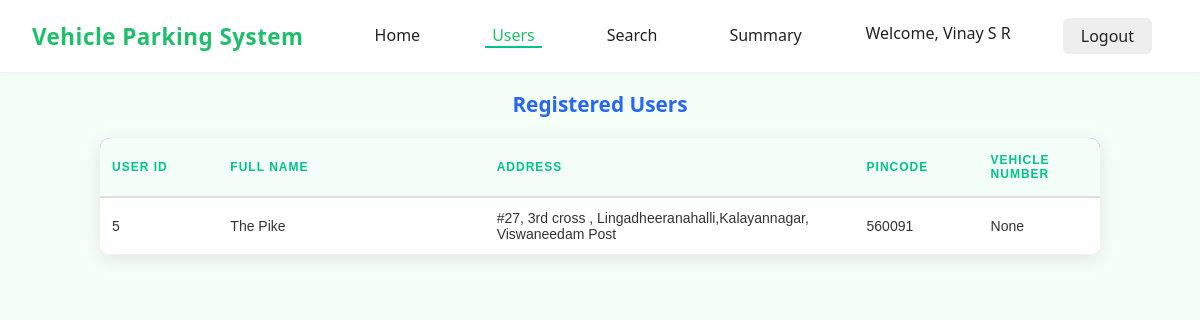
/admin/dashboard/users (signed in), run on an earlier commit of the app's database.
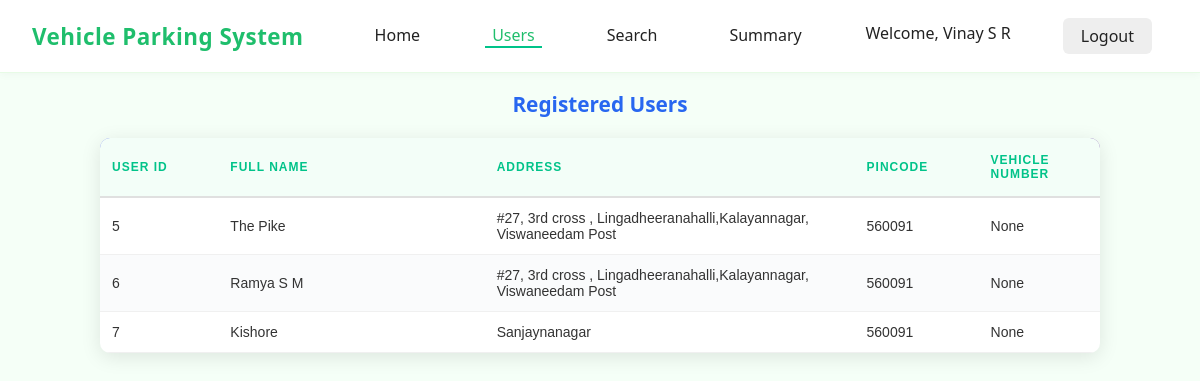
And on a later commit of the database.
### models/models.py (models this page shows)
class User(db.Model,UserMixin):
    __tablename__ = 'user'
    id = db.Column(db.Integer, primary_key=True, autoincrement=True)
    email = db.Column(db.Text, unique=True, nullable=False)
    password = db.Column(db.Text, nullable=False)
    full_name = db.Column(db.Text, nullable=False)
    address = db.Column(db.Text, nullable=False)
    pincode = db.Column(db.Text, nullable=False)
    vehicle_number = db.Column(db.Text,nullable=True)
    is_admin=db.Column(db.Text,default="user")

### controllers/controllers.py (the view)
@main.route('/admin/dashboard/users',methods=['GET'])
@login_required
@role_required('admin')
def admin_dashboard_users():
    registered_users=User.query.all()
    user_list_data={}
    if len(registered_users)>0:
        for user in registered_users:
            if user.is_admin=='user':
                user_list_data[user.id]={
                                            "full_name":user.full_name,
                                            "email":user.email,
                                            "address":user.address,
                                            "pincode":user.pincode,
                                            "vehicle_number":user.vehicle_number
                }
            else:
                 admin_name=user.full_name
    return render_template('dashboard_admin_users.html',user_list_data=user_list_data,admin_name=admin_name,name=current_user.full_name,id=current_user.id)

### app.py (called while the page is built)
def create_app():
    app = Flask(__name__, template_folder="templates")
    if os.getenv('ENV', 'development') != "production":
        print("Starting Local Development")
        app.config.from_object(LocalDevelopmentConfig)
    else:
        raise Exception("Currently no production config is setup")
    app.register_blueprint(main)
    db.init_app(app)
    login_manager = LoginManager()
    login_manager.login_view = "main.login"
    login_manager.init_app(app)
    @login_manager.user_loader
    def load_user(user_id):
        return User.query.get(int(user_id))
    return app

### controllers/controllers.py (called while the page is built)
def role_required(required_role):
    def decorator(f):
        @wraps(f)
        def decorated_function(*args, **kwargs):
            if not current_user.is_authenticated:
                flash('Please log in to access this page.', 'warning')
                return redirect(url_for('main.login'))
            if required_role == "admin" and current_user.is_admin != "Yes":
                flash('You do not have permission to access this page.', 'danger')
                return redirect(url_for('main.login'))
            return f(*args, **kwargs)
        return decorated_function
    return decorator

### templates/dashboard_admin_users.html (shortened to what this page needs)
<!DOCTYPE html>
<html lang="en">
<head>
  <link rel="stylesheet" href="{{ url_for ('static',filename='css/dashboard_admin_users_style.css')}}">
</head>
<body>
  <nav class="navbar">
    <div class="navbar-left">
      <span class="brand">Vehicle Parking System</span>
      <a href="{{ url_for('main.admin_dashboard') }}" class="nav-link">Home</a>
      <a href="{{ url_for('main.admin_dashboard_users') }}" class="nav-link active">Users</a>
      <a href="{{ url_for('main.search_admin') }}" class="nav-link">Search</a>
      <a href="#" class="nav-link">Summary</a>
    </div>
    <div class="navbar-right">
      <a href="{{ url_for('main.edit_profile',user_id=id )}}" class="welcome" title="Click to edit profile">Welcome, {{ name }}</a>
      <a href="{{ url_for('main.logout') }}" class="logout-btn">Logout</a>
    </div>
  </nav>
  <section class="history-section">
    <h2>Registered Users</h2>
    <table class="stylish-table">
        <thead>
            <tr>
                <th class="col-id">User ID</th>
                <th class="col-vehicle">Full Name</th>
                <th class="col-location"> Address</th>
                <th class="col-pincode">Pincode</th>
                <th class="col-vehiclenumber">Vehicle Number</th>
            </tr>
        </thead>
        <tbody>
           {% if user_list_data %}
                {% for user_id in user_list_data %}
                <tr>
                    <td>{{ user_id }}</td>
                    <td>{{ user_list_data[user_id].full_name }}</td>
                    <td>{{ user_list_data[user_id].address }} </td>
                    <td>{{ user_list_data[user_id].pincode }}</td>
                    <td>{{  user_list_data[user_id].vehicle_number }}</td>
                </tr>
                {% endfor %}
            {% else %}
            <tr><td colspan="4">No Registered Users.</td></tr>
            {% endif %}
        </tbody>
    </table>
</body>
</html>

What changed in the data, as far as the page shows it:
added User: full_name "Ramya S M", address "#27, 3rd cross , Lingadheeranahalli,Kalayannagar, Viswaneedam Post", pincode "560091", vehicle_number "None"
added User: full_name "Kishore", address "Sanjaynanagar", pincode "560091"
Also different on the page:
new list line: "6"
new list line: "7 None"
